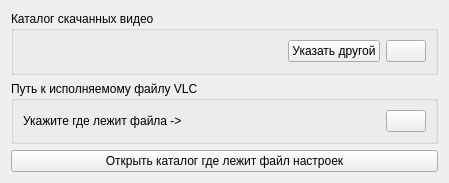
<?xml version="1.0" encoding="UTF-8"?>
<ui version="4.0">
 <class>SettingsWidget</class>
 <widget class="QWidget" name="SettingsWidget">
  <property name="geometry">
   <rect>
    <x>0</x>
    <y>0</y>
    <width>449</width>
    <height>183</height>
   </rect>
  </property>
  <property name="windowTitle">
   <string>Настройки</string>
  </property>
  <property name="windowIcon">
   <iconset resource="resources.qrc">
    <normaloff>:/main/settings.png</normaloff>:/main/settings.png</iconset>
  </property>
  <layout class="QVBoxLayout" name="verticalLayout">
   <item>
    <widget class="QGroupBox" name="groupBox">
     <property name="title">
      <string>Каталог скачанных видео</string>
     </property>
     <layout class="QHBoxLayout" name="horizontalLayout" stretch="1,0,0">
      <item>
       <widget class="QLabel" name="labelDownloadDir">
        <property name="text">
         <string/>
        </property>
       </widget>
      </item>
      <item>
       <widget class="QPushButton" name="pushButtonChangeDownloadDir">
        <property name="text">
         <string>Указать другой</string>
        </property>
       </widget>
      </item>
      <item>
       <widget class="QPushButton" name="pushButtonOpenDownloadDir">
        <property name="toolTip">
         <string>Открыть каталог загрузки</string>
        </property>
        <property name="text">
         <string/>
        </property>
        <property name="icon">
         <iconset resource="resources.qrc">
          <normaloff>:/main/open_dir.png</normaloff>:/main/open_dir.png</iconset>
        </property>
       </widget>
      </item>
     </layout>
    </widget>
   </item>
   <item>
    <widget class="QGroupBox" name="groupBox_2">
     <property name="title">
      <string>Путь к исполняемому файлу VLC</string>
     </property>
     <layout class="QHBoxLayout" name="horizontalLayout_2" stretch="1,0">
      <item>
       <widget class="QLabel" name="labelVlcExePath">
        <property name="text">
         <string>&lt;html&gt;&lt;head/&gt;&lt;body&gt;&lt;p&gt;Укажите где лежит файла -&amp;gt;&lt;/p&gt;&lt;/body&gt;&lt;/html&gt;</string>
        </property>
       </widget>
      </item>
      <item>
       <widget class="QPushButton" name="pushButtonChangeVlcPath">
        <property name="toolTip">
         <string>Указать исполняемый файл VLC</string>
        </property>
        <property name="text">
         <string/>
        </property>
        <property name="icon">
         <iconset resource="resources.qrc">
          <normaloff>:/main/vlc.png</normaloff>:/main/vlc.png</iconset>
        </property>
        <property name="iconSize">
         <size>
          <width>32</width>
          <height>32</height>
         </size>
        </property>
       </widget>
      </item>
     </layout>
    </widget>
   </item>
   <item>
    <widget class="QPushButton" name="pushButtonOpenSettingsDir">
     <property name="text">
      <string>Открыть каталог где лежит файл настроек</string>
     </property>
    </widget>
   </item>
  </layout>
 </widget>
 <resources>
  <include location="resources.qrc"/>
 </resources>
 <connections/>
</ui>
